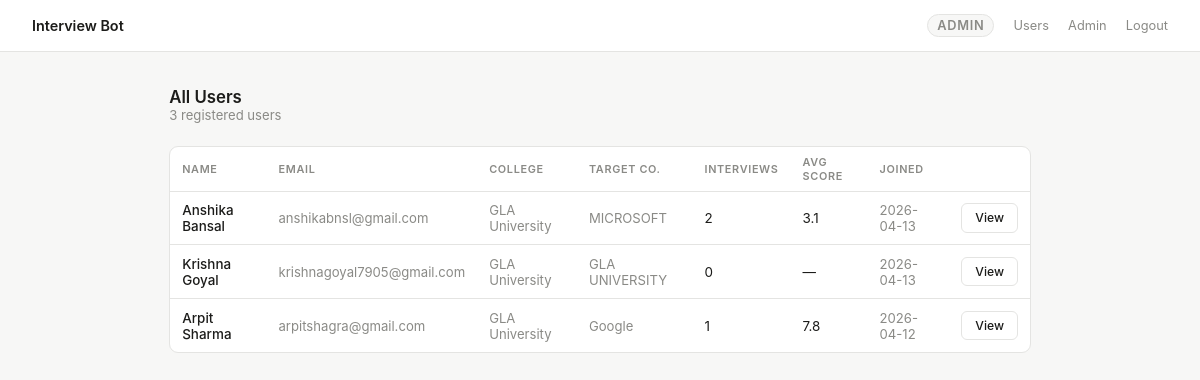
The page /admin (signed in) on the database its author committed.
### tables this page shows
CREATE TABLE users (
        id              INTEGER PRIMARY KEY AUTOINCREMENT,
        name            TEXT NOT NULL,
        email           TEXT NOT NULL UNIQUE,
        password        TEXT NOT NULL,
        phone           TEXT,
        college         TEXT,
        target_company  TEXT,
        role            TEXT DEFAULT 'user',
        created_at      TEXT DEFAULT (datetime('now'))
    );

### app .py (the view)
@app.route("/admin")
@admin_required
def admin_dashboard():
    users = db.get_all_users()
    return render_template("admin_dashboard.html", users=users)

### app .py (called while the page is built)
def admin_required(f):
    @wraps(f)
    def decorated(*args, **kwargs):
        if "user_id" not in session:
            return redirect(url_for("login"))
        if session.get("role") != "admin":
            return redirect(url_for("user_dashboard"))
        return f(*args, **kwargs)
    return decorated

### database.py (called while the page is built)
def get_db():
    conn = sqlite3.connect(DB_PATH)
    conn.row_factory = sqlite3.Row
    conn.execute("PRAGMA journal_mode=WAL")
    return conn

def get_all_users():
    conn = get_db()
    rows = conn.execute("""
        SELECT u.*, COUNT(i.id) as interview_count,
               ROUND(AVG(i.avg_score), 1) as avg_score
        FROM users u
        LEFT JOIN interviews i ON i.user_id = u.id
        WHERE u.role = 'user'
        GROUP BY u.id
        ORDER BY u.created_at DESC
    """).fetchall()
    conn.close()
    return [dict(r) for r in rows]

### templates/admin_dashboard.html (shortened to what this page needs)
{% extends "base.html" %}
{% block content %}
<div style="margin-bottom:1.4rem;">
  <h2 style="font-size:1.05rem;font-weight:600;">All Users</h2>
  <p class="muted">{{ users|length }} registered user{{ 's' if users|length != 1 }}</p>
</div>
<div class="card" style="padding:0;">
  {% if users %}
  <table class="tbl">
    <thead>
      <tr>
        <th>Name</th><th>Email</th><th>College</th>
        <th>Target Co.</th><th>Interviews</th><th>Avg Score</th>
        <th>Joined</th><th></th>
      </tr>
    </thead>
    <tbody>
      {% for u in users %}
      <tr>
        <td style="font-weight:500;">{{ u.name }}</td>
        <td class="muted">{{ u.email }}</td>
        <td class="muted">{{ u.college or '—' }}</td>
        <td class="muted">{{ u.target_company or '—' }}</td>
        <td>{{ u.interview_count }}</td>
        <td>{{ u.avg_score or '—' }}</td>
        <td class="muted">{{ u.created_at[:10] }}</td>
        <td>
          <a href="{{ url_for('admin_user_detail', uid=u.id) }}" class="btn btn-sm">View</a>
        </td>
      </tr>
      {% endfor %}
    </tbody>
  </table>
  {% else %}
  <p class="muted" style="padding:1.5rem;">No users yet.</p>
  {% endif %}
</div>
{% endblock %}

### templates/base.html (shortened to what this page needs)
<!DOCTYPE html>
<html lang="en">
<head>
</head>
<body>
{% if session.user_id %}
<nav>
  <span class="nav-brand">Interview Bot</span>
  <div class="nav-right">
    {% if session.role == 'admin' %}
      <span class="nav-pill">Admin</span>
      <a href="{{ url_for('admin_dashboard') }}">Users</a>
    {% else %}
      <a href="{{ url_for('user_dashboard') }}">Dashboard</a>
      <a href="{{ url_for('interview_page') }}">New Interview</a>
    {% endif %}
    <span>{{ session.name }}</span>
    <a href="{{ url_for('logout') }}">Logout</a>
  </div>
</nav>
{% endif %}
<div class="page">
  {% block content %}{% endblock %}
</div>
</body>
</html>

### templates/base.html (style rules this page uses)
:root { --bg: #f7f7f6; --white: #ffffff; --border: #e4e4e2; --text: #1c1c1a; --muted: #8a8a86; --accent: #1c1c1a; --green: #1a7f37; --red: #cf222e; --amber: #9a6700; --r: 9px; }
*, *::before, *::after { box-sizing: border-box; margin: 0; padding: 0; }
body { font-family: -apple-system, BlinkMacSystemFont, "Segoe UI", sans-serif; background: var(--bg); color: var(--text); min-height: 100vh; }
a { color: inherit; text-decoration: none; }
nav { background: var(--white); border-bottom: 1px solid var(--border); padding: 0 2rem; display: flex; align-items: center; justify-content: space-between; height: 52px; }
.nav-brand { font-size: .9rem; font-weight: 600; }
.nav-right { display: flex; align-items: center; gap: 1.2rem; }
.nav-right a, .nav-right span { font-size: .8rem; color: var(--muted); transition: color .15s; }
.nav-pill { font-size: .65rem; font-weight: 600; letter-spacing: .06em; text-transform: uppercase; padding: .2rem .55rem; border-radius: 99px; background: var(--bg); border: 1px solid var(--border); }
.page { max-width: 900px; margin: 0 auto; padding: 2.2rem 1.2rem 5rem; }
.card { background: var(--white); border: 1px solid var(--border); border-radius: var(--r); padding: 1.5rem; margin-bottom: .85rem; }
.btn { display: inline-flex; align-items: center; justify-content: center; gap: .35rem; padding: .6rem 1.3rem; border: 1px solid var(--border); border-radius: 6px; font-size: .84rem; font-family: inherit; font-weight: 500; cursor: pointer; background: var(--white); color: var(--text); transition: background .15s; white-space: nowrap; text-decoration: none; }
.btn-sm { padding: .38rem .8rem; font-size: .76rem; }
.tbl { width: 100%; border-collapse: collapse; font-size: .84rem; }
.tbl th { font-size: .68rem; font-weight: 600; letter-spacing: .06em; text-transform: uppercase; color: var(--muted); padding: .5rem .75rem; border-bottom: 1px solid var(--border); text-align: left; }
.tbl td { padding: .65rem .75rem; border-bottom: 1px solid var(--border); }
.tbl tr:last-child td { border-bottom: none; }
.muted { color: var(--muted); font-size: .82rem; }

### rows shown on the page
users: name "Anshika Bansal", email "anshikabnsl@gmail.com", college "GLA University", target_company "MICROSOFT", interview_count "2", avg_score "3.1", created_at "2026-04-13"
users: name "Krishna Goyal", email "krishnagoyal7905@gmail.com", college "GLA University", target_company "GLA UNIVERSITY", interview_count "0", avg_score "—", created_at "2026-04-13"
users: name "Arpit Sharma", email "arpitshagra@gmail.com", college "GLA University", target_company "Google", interview_count "1", avg_score "7.8", created_at "2026-04-12"

### other values the page prints
{{ session.name }} "Admin"
{{ users|length }} "3"
{{ 's' if users|length != 1 }} "s"
